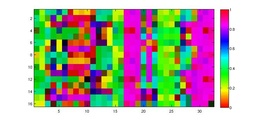
%> input picture PC1.jpg, 260 x 120 px, shrunk from 746 x 343 before the run
$ octave --eval "result = superImpMax(im2double(imread('PC1.jpg')));"   (GNU Octave 9; MATLAB toolbox functions it lacks are replaced by stand-ins)
%> lines starting %> are read from the running program, lines starting %| are printed output that depends on the picture
### hippo/showGrid.m
function array=showGrid(A,grid,rad,ratio,in,myDim,clim,flipMe)
%% image in a grid data sets that have multiple images
%% like electrode arrays or activations of various ICs

if ~exist('ratio','var') || isempty(ratio)
    ratio = [1 1];
end

buf=3;
%if ndims(A) == 2 %&& numel(A) ~= prod(size(A))
%    A = A.';
%end
if exist('myDim','var') && ~isempty(myDim)
    n = myDim; m = ceil(size(A,1)/n);
else
n = ceil(sqrt(size(A,1)));
m = ceil(size(A,1)/n);
end
if ndims(A) == 2
if numel(grid) == 2
    sz = grid;
    grid = reshape(1:prod(grid),sz);
else
    sz = size(grid);
    grid = grid-min(grid(:)) + 1;
end
A1 = zeros(size(A,1),sz(1),sz(2));
A1(:,:) = A(:,grid(:));
else
    A1 = A;
    sz = size(A1);sz = sz(2:3);
end
if exist('in','var') && ~isempty(in) && in
    [xout yout] = meshgrid(ratio(2):ratio(2)*sz(2),ratio(1):ratio(1)*sz(1));
    [xin yin] = meshgrid((1:sz(2))*ratio(2),(1:sz(1))*ratio(1));
    sz = size(xout);
end

array=ones(buf+m*(sz(1)+buf),buf+n*(sz(2)+buf));
if ~isreal(A)
    array = array*nan;
end

%k=1;
%quivDat = zeros(size(A,2),4);
for j=1:m
  for i=1:n
      k = (j-1)*n+i;
    if k > size(A,1)
        break
    end
    %temp = reshape(A(:,k),sz(1),sz(2))/clima;
    indsx = buf+(j-1)*(sz(1)+buf)+[1:sz(1)];
    indsy = buf+(i-1)*(sz(2)+buf)+[1:sz(2)];
%    [fx fy] = gradient(temp);
    if exist('in','var') && ~isempty(in) && in
        temp = interp2(xin,yin,squeeze(A1(k,:,:)),xout,yout,'nearest');
        %array(indsx,indsy) = temp;
    else
        temp = squeeze(A1(k,:,:));%temp;
    end
    if exist('rad','var') && ~isempty(rad) && rad
        temp = imfilter(temp,fspecial('gaussian',max(5,rad*2),rad),'replicate');
    end
    if isreal(temp)
        temp = temp - prctile(temp(:),5);%min(temp(:));
    end
    if ~exist('clim','var') || isempty(clim)
        clima= prctile(abs(temp(:)),99.5);%max(abs(temp(:)));
    else
        clima = clim;
    end
    %temp = temp/max(temp(:));
   % temp = rot90(rot90((temp)));
   if exist('flipMe','var') && flipMe == 1 %ndims(A) == 3
       temp = flipud(temp);
   end
    array(indsx,indsy) = (temp)/clima;%
%    quivDat(k,:) = [mean(indsx) mean(indsy) mean(fx(:)) mean(fy(:))];
%    k=k+1;
  end
end
%array = imfilter(array,fspecial('gaussian',5,.01));
%scale = 10;
%colormap gray
%subplot(211)
array = array(2:end-1,2:end-1);
x = 1:size(array,2);
y = 1:size(array,1);
if ~exist('in','var') || (~isempty(in) && ~in)
x = x*ratio(1);y = y*ratio(2);
end
% [5 lines of commented-out code are left out]

if isreal(array)
%     if (min(array(:)) >= 0)
%         imagesc(x,y,array,[0 1]);
%     else
    imagesc(x,y,array,[0 1]);%[min(array(array~=-1)) max(array(array~=-1))]);colormap gray;%
%    end
%    colormap gray;
else
    imagesc(x,y,complexIm(array,0,1,[],1));
end
if exist('in','var') && ~isempty(in) && in
    axis image;
end
% [5 lines of commented-out code are left out]
axis off;
% [15 lines of commented-out code are left out]


    drawnow

### rk4.m
% Usage: [y t] = rk4(f,a,b,ya,n) or y = rk4(f,a,b,ya,n)
% Runge-Kutta method of order 4 for initial value problems
%
% Input:
% f - Matlab inline function f(t,y)
% a,b - interval
% ya - initial condition
% n - number of subintervals (panels)
%
% Output:
% y - computed solution
% t - time steps
%
% Examples:
% [y t]=rk4(@myfunc,0,1,1,10);          here 'myfunc' is a user-defined function in M-file
% y=rk4(inline('sin(y*t)','t','y'),0,1,1,10);
% f=inline('sin(y(1))-cos(y(2))','t','y');
% y=rk4(f,0,1,1,10);

function [t y] = rk4(f,a,b,ya,n,p)
h = (b - a) / n;
halfh = h / 2;
y = zeros(n+1,numel(ya));
y(1,:) = ya;
t(1) = a;
h6 = h/6;
for i = 1 : n
    t(i+1) = t(i) + h;
    th2 = t(i) + halfh;
    s1 = f(t(i), y(i,:),p)';
    s2 = f(th2, y(i,:) + halfh * s1,p)';
    s3 = f(th2, y(i,:) + halfh * s2,p)';
    s4 = f(t(i+1), y(i,:) + h * s3,p)';
    y(i+1,:) = y(i,:) + (s1 + s2+s2 + s3+s3 + s4) * h6;
end;
y = y';

### superImpMax.m
function [im cols frameCol] = superImpMax(x,frames,rad,maxVal,cols)
%%SUPERIMPMAX combines multiple components into 1 image, assigning each
%%component a different color, for each pixel, choosing the component with
%%the largest magnitude at that location. All components are normalized.
%%unlike SUPERIMP, it assigns colors to distinguish neighbors.
%%INPUTS:   c = all 2-d image components
%%          frames = which components to combine in image (choose ones with well-defined features)
%%          rad = width of gaussian smoothing kernel
%%          maxVal = if you want to normalize all components by a fixed value (default: normalize maximum of each component to 1)
if exist('frames','var') && ~isempty(frames)
    x = x(frames,:,:);
end
xn = x~=0;
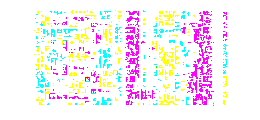
%> xn: size 120x260x3 logical; mean R, G, B 0.971, 0.943, 0.961
x(xn) = zscore(x(xn));
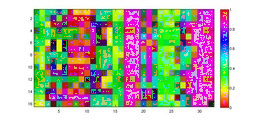
%> x: size 120x260x3 double; mean R, G, B 0.0589, 0.0312, -0.0901; drawn with min black and max white
allReg = zeros(size(x));
%cents = zeros(size(x,1),2);
for i = 1:size(x,1)
    if exist('rad','var') && rad
        x(i,:,:) = imfilter(squeeze(x(i,:,:)),fspecial('gaussian',5,rad));
    end
    if ~exist('maxVal','var')
        x(i,:,:) = x(i,:,:)/max(max(max(x(i,:,:))));
    else
        if numel(maxVal) > 1
            allReg(i,:,:) = x(i,:,:) > maxVal(end);
        else
            allReg(i,:,:) = x(i,:,:) > maxVal/4;
        end
%allReg(i,x(i,:)>0) = zscore(x(i,x(i,:)>0)) > maxVal(end);
        allReg(i,:,:) = bwlabel(squeeze(allReg(i,:,:)));
        allReg(i,allReg(i,:) ~= mode(allReg(i,allReg(i,:) > 0))) = 0;
        allReg(i,:,:) = min(1,allReg(i,:,:));
        allReg(i,:,:) = bwmorph(squeeze(allReg(i,:,:)),'dilate',1);
        x(i,:,:) = allReg(i,:,:).*x(i,:,:);
    end
end
%> allReg: size 120x260x3 double; every value is 0
sum(sum(allReg(:,:),2) > 0)
%> ans = 0
figure;showGrid(allReg);drawnow;
%> after the loop in showGrid, `for j=1:m`: temp = 260 rows, first 12: [0 0 0; 0 0 0; 0 0 0; 0 0 0; 0 0 0; 0 0 0; 0 0 0; 0 0 0; 0 0 0; 0 0 0; 0 0 0; 0 0 0]
%> in showGrid, `x = 1:size(array,2);`: x = 67 values from 1 to 67
%> in showGrid, `y = 1:size(array,1);`: y = 2894 values from 1 to 2894
figure;imagesc(squeeze(sum(allReg)));
%mVal = corr(x(:,:)');
mVal1 = x(:,:)*x(:,:)';%cov(x(:,:)');
for i = 1:size(mVal1,1)
%    mVal(i,i) = 0;
    mVal1(i,i) = 0;
end
%mVal = sqrt(max(0,mVal)); mVal1 = sqrt(max(0,mVal1));
%figure;subplot(211);imagesc(mVal,[0 prctile(mVal(:),99)]);
%subplot(212);imagesc(mVal1,[0 prctile(mVal1(:),99)]);return
if ~exist('cols','var')
    cols = (1:size(allReg,1))/size(allReg,1);
%> cols = 120 values from 0.00833 to 1
    [~,order] = myOsc(mVal1,size(x,1));
%> in myOsc, `s = s(:,end);`: s = 120 values, max 395.3 at index 95, min -308.5 at index 26, mean 2.82
%> in myOsc, `s = mod(s,2*pi)/(2*pi);`: s = 120 values, max 0.998 at index 18, min 0.0268 at index 42, mean 0.491
%> in myOsc, `[~,order] = sort(s);`: order = 120 values, max 120 at index 98, min 1 at index 38, mean 60.5
    cols(order) = cols;
end
%x = x(order,:,:);%allReg = allReg(order,:,:);
x = abs(x);
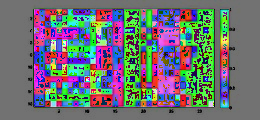
%> x: size 120x260x3 double; mean R, G, B 0.968, 0.986, 1.01; drawn with min black and max white
%> the run ends on the next line
x = min(1,max(0,x/maxVal(1)));
% [22 lines not run here, left out]
function [s,order] = myOsc(mVal,sx)
p.K = -1;
p.N = sx;
p.w = zeros(p.N,1);
p.G = mVal;
thetaInit = 2*pi.*rand(p.N,1);
[~,s] = rk4(@coupledOsc,0, 100,thetaInit,10000,p);
%sPlot(exp(1i*s));
s = s(:,end);
s = mod(s,2*pi)/(2*pi);
[~,order] = sort(s);

function thetaDot = coupledOsc(t,theta,p)
%equations for a system of weakly coupled kuramoto oscillators
% inputs, t = time, theta = oscillator phase [nOscillators x 1]
%         p.w = frequencies [nOscillators x 1], p.K = coupling strength
%         p.N = number of oscillators
%outputs, thetadot (input to rk4.m)

[theta_i,theta_j] = meshgrid(theta);
dTheta = mod(theta_j-theta_i,2*pi);%-pi;
%if dTheta >= 0
    dTheta = pi - dTheta;
%else
%    dTheta = -pi - dTheta;
%end
interactionTerm = dot(p.G',dTheta,1);%sin(theta_j-theta_i)
thetaDot = p.w + (p.K/p.N)*interactionTerm' + randn(size(p.w))/(t+1)*100;
